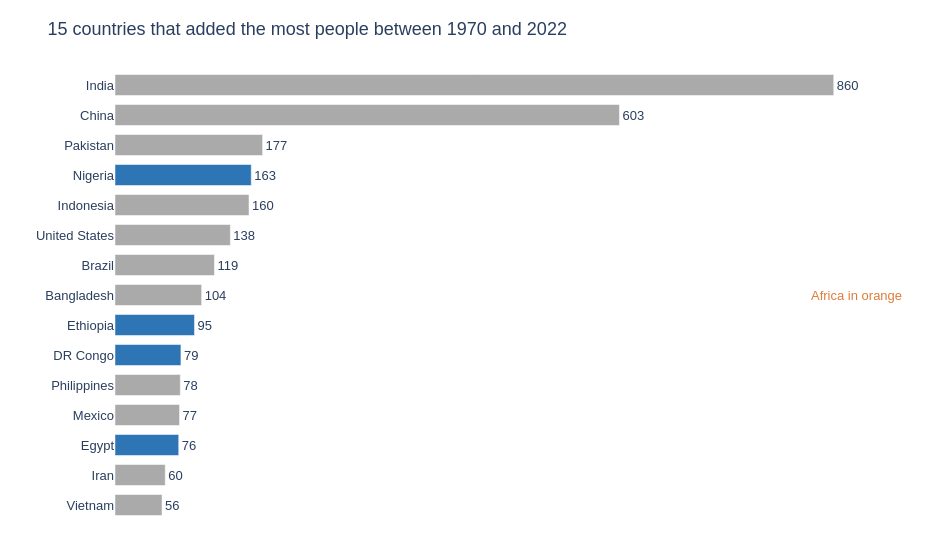

Notebook code cell kept with this figure:
### Markdown cell above
**Chart choice & justification:** *Which chart did you choose, and why? Justify design choices.

*YOUR ANSWER HERE*

### Code cell
# Q2
df['Added'] = (df['2022 Population'] - df['1970 Population']) / 1e6   # millions
top15 = df.nlargest(15, 'Added').sort_values('Added')
n_africa = (top15['Continent'] == 'Africa').sum()
top15['Group'] = top15['Continent'].apply(lambda c: 'Africa' if c == 'Africa' else 'Other')

fig = px.bar(top15, x='Added', y='Country', orientation='h', color='Group',
             category_orders={'Country': top15['Country'].tolist()[::-1]},   
             color_discrete_map={'Africa': '#2E75B6', 'Other': '#AAAAAA'},
             text=top15['Added'].map('{:,.0f}'.format),
             labels={'Added': 'People added, 1970 to 2022 (millions)', 'Country': ''},
             title=f'15 countries that added the most people between 1970 and 2022',
             template='plotly_white', height=550, width=950)

fig.update_traces(textposition='outside', cliponaxis=False)
fig.update_layout(showlegend=False, font=dict(family='Arial', size=13),
                  xaxis=dict(visible=False, range=[0, top15['Added'].max() * 1.12]),   
                  yaxis=dict(showgrid=False), bargap=0.3,
                  margin=dict(l=10, r=30, t=70, b=30))
fig.add_annotation(x=0.98, y=0.5, xref='paper', yref='paper', showarrow=False,
                   xanchor='right', text='Africa in orange', font=dict(color='#E07B39', size=13))
fig.show()

### Figure 1 — Plotly figure (JSON) as saved in the notebook; plotly's stock layout.template omitted (floating-point values rounded to 4 significant figures)
{"data": [{"cliponaxis": false, "hovertemplate": "Group=Other<br>People added, 1970 to 2022 (millions)=%{x}<br>=%{y}<br>text=%{text}<extra></extra>", "legendgroup": "Other", "marker": {"color": "#AAAAAA", "pattern": {"shape": ""}}, "name": "Other", "orientation": "h", "showlegend": true, "text": ["56", "60", "77", "78", "104", "119", "138", "160", "177", "603", "860"], "textposition": "outside", "type": "bar", "x": [56.26, 60.1, 77.21, 78.12, 103.6, 118.9, 138.0, 160.3, 176.5, 603.4, 859.7], "xaxis": "x", "y": ["Vietnam", "Iran", "Mexico", "Philippines", "Bangladesh", "Brazil", "United States", "Indonesia", "Pakistan", "China", "India"], "yaxis": "y"}, {"cliponaxis": false, "hovertemplate": "Group=Africa<br>People added, 1970 to 2022 (millions)=%{x}<br>=%{y}<br>text=%{text}<extra></extra>", "legendgroup": "Africa", "marker": {"color": "#2E75B6", "pattern": {"shape": ""}}, "name": "Africa", "orientation": "h", "showlegend": true, "text": ["76", "79", "95", "163"], "textposition": "outside", "type": "bar", "x": [76.21, 78.86, 95.07, 163.0], "xaxis": "x", "y": ["Egypt", "DR Congo", "Ethiopia", "Nigeria"], "yaxis": "y"}], "layout": {"annotations": [{"font": {"color": "#E07B39", "size": 13}, "showarrow": false, "text": "Africa in orange", "x": 0.98, "xanchor": "right", "xref": "paper", "y": 0.5, "yref": "paper"}], "bargap": 0.3, "barmode": "relative", "font": {"family": "Arial", "size": 13}, "height": 550, "legend": {"title": {"text": "Group"}, "tracegroupgap": 0}, "margin": {"b": 30, "l": 10, "r": 30, "t": 70}, "showlegend": false, "title": {"text": "15 countries that added the most people between 1970 and 2022"}, "width": 950, "xaxis": {"anchor": "y", "domain": [0, 1], "range": [0, 962.8], "title": {"text": "People added, 1970 to 2022 (millions)"}, "visible": false}, "yaxis": {"anchor": "x", "categoryarray": ["Vietnam", "Iran", "Egypt", "Mexico", "Philippines", "DR Congo", "Ethiopia", "Bangladesh", "Brazil", "United States", "Indonesia", "Nigeria", "Pakistan", "China", "India"], "categoryorder": "array", "domain": [0, 1], "showgrid": false, "title": {"text": ""}}}}
